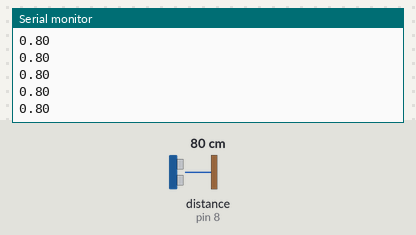
A sketch run on a simulated Arduino Uno, built with avr-gcc and run on an emulated ATmega328P. Shown: the last lines printed to the serial monitor. Wiring (inferred from the names in the program): ultrasonic range finder: trigger pin 7; echo pin 8. Inputs (shaded band) come from the test bench; at power-on: distance to the obstacle (sensor on pin 8) 80 cm. The echo pulse lasts 58.3 µs per cm.

Above: at 1.2 s.
1.3 s: distance to the obstacle (sensor on pin 8) set to 2 cm
At 1.35 s:
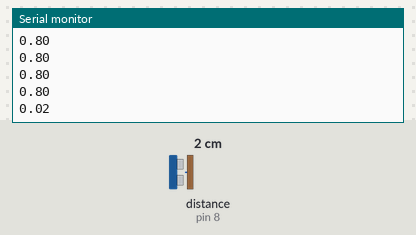
2.8 s: distance to the obstacle (sensor on pin 8) set to 4 cm
At 2.82 s:
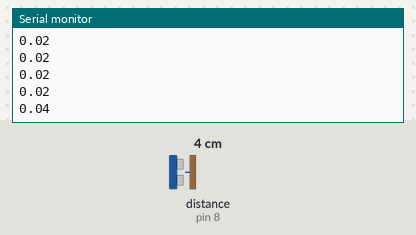
Timing chart, 0 to 5.8 s (numbered marks = the images above; inputs shaded):
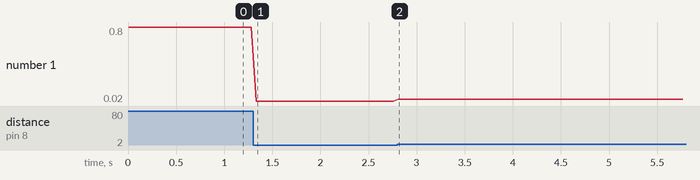

Measured:
- after the input at 1.3 s, the serial monitor: prints a new line at once (image 1)
- after the input at 2.8 s, the serial monitor: prints a new line at once (image 2)
- plotted number 1: 0.8 → 0.02 after the input at 1.3 s, 0.02 → 0.04 after the input at 2.8 s

The sketch:

test_ultrasonic_sensor.ino
```cpp
#define SONAR_TRIG_PIN 7
#define SONAR_ECHO_PIN 8
#define NO_OBJECTS -1

/* Supposing to run this test
   in an environment with 20 °C
  ì https://en.wikipedia.org/wiki/Speed_of_sound
   */
const float temperature = 20;
const float vs = 331.45 + 0.62*temperature;

void setup()
{
  Serial.begin(115200);
  pinMode(SONAR_TRIG_PIN, OUTPUT);
  pinMode(SONAR_ECHO_PIN, INPUT);
}

float getDistance()
{
    /* Triggering stage: sending the impulse */

    digitalWrite(SONAR_TRIG_PIN,LOW);
    delayMicroseconds(3);
    digitalWrite(SONAR_TRIG_PIN,HIGH);
    delayMicroseconds(5);
    digitalWrite(SONAR_TRIG_PIN,LOW);

    /* Receiving the echo */

    float tUS = pulseIn(SONAR_ECHO_PIN, HIGH);
    if (tUS > 0){
      float t = tUS / 1000.0 / 1000.0 / 2;
      float d = t*vs;
      return d;
    } else {
      return NO_OBJECTS;
    }
}

void loop()
{
  float d = getDistance();
  if (d >= 0) {
    Serial.println(String(d) + " ");
  }
  delay(50);
}
```
